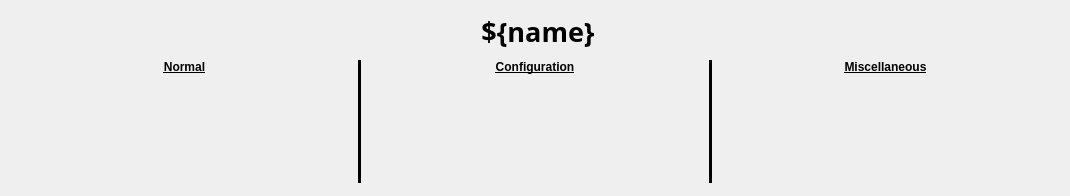
<?xml version="1.0" encoding="UTF-8"?>
<ui version="4.0">
 <class>Form</class>
 <widget class="QWidget" name="Form">
  <property name="geometry">
   <rect>
    <x>0</x>
    <y>0</y>
    <width>1070</width>
    <height>196</height>
   </rect>
  </property>
  <property name="sizePolicy">
   <sizepolicy hsizetype="Preferred" vsizetype="Preferred">
    <horstretch>0</horstretch>
    <verstretch>0</verstretch>
   </sizepolicy>
  </property>
  <property name="windowTitle">
   <string>Form</string>
  </property>
  <layout class="QVBoxLayout" name="verticalLayout">
   <item>
    <layout class="QHBoxLayout" name="button_layout" stretch="1,0">
     <property name="spacing">
      <number>2</number>
     </property>
     <property name="leftMargin">
      <number>10</number>
     </property>
     <property name="topMargin">
      <number>2</number>
     </property>
     <property name="rightMargin">
      <number>2</number>
     </property>
     <property name="bottomMargin">
      <number>2</number>
     </property>
     <item alignment="Qt::AlignHCenter|Qt::AlignVCenter">
      <widget class="QLabel" name="name_label">
       <property name="sizePolicy">
        <sizepolicy hsizetype="Preferred" vsizetype="Preferred">
         <horstretch>0</horstretch>
         <verstretch>0</verstretch>
        </sizepolicy>
       </property>
       <property name="font">
        <font>
         <family>Sans Serif</family>
         <pointsize>20</pointsize>
         <weight>75</weight>
         <bold>true</bold>
         <kerning>true</kerning>
        </font>
       </property>
       <property name="text">
        <string>${name}</string>
       </property>
       <property name="scaledContents">
        <bool>false</bool>
       </property>
       <property name="alignment">
        <set>Qt::AlignCenter</set>
       </property>
      </widget>
     </item>
     <item>
      <widget class="TyphosDisplaySwitcher" name="TyphosDisplaySwitcher">
       <property name="toolTip">
        <string/>
       </property>
      </widget>
     </item>
    </layout>
   </item>
   <item>
    <layout class="QHBoxLayout" name="signal_layout" stretch="1,0,1,0,1">
     <property name="spacing">
      <number>2</number>
     </property>
     <property name="leftMargin">
      <number>2</number>
     </property>
     <property name="topMargin">
      <number>2</number>
     </property>
     <property name="rightMargin">
      <number>2</number>
     </property>
     <property name="bottomMargin">
      <number>2</number>
     </property>
     <item>
      <layout class="QVBoxLayout" name="read_layout" stretch="0,0,1">
       <item>
        <widget class="QLabel" name="read_label">
         <property name="font">
          <font>
           <weight>75</weight>
           <bold>true</bold>
           <underline>true</underline>
          </font>
         </property>
         <property name="text">
          <string>Normal</string>
         </property>
         <property name="alignment">
          <set>Qt::AlignCenter</set>
         </property>
        </widget>
       </item>
       <item alignment="Qt::AlignTop">
        <widget class="TyphosSignalPanel" name="read_panel">
         <property name="toolTip">
          <string/>
         </property>
         <property name="whatsThis">
          <string>
    Panel of Signals for Device
    </string>
         </property>
         <property name="showConfig" stdset="0">
          <bool>false</bool>
         </property>
         <property name="showOmitted" stdset="0">
          <bool>false</bool>
         </property>
         <property name="sortBy" stdset="0">
          <enum>TyphosSignalPanel::byName</enum>
         </property>
        </widget>
       </item>
       <item>
        <spacer name="verticalSpacer">
         <property name="orientation">
          <enum>Qt::Vertical</enum>
         </property>
         <property name="sizeHint" stdset="0">
          <size>
           <width>20</width>
           <height>40</height>
          </size>
         </property>
        </spacer>
       </item>
      </layout>
     </item>
     <item>
      <widget class="QFrame" name="frame">
       <property name="frameShape">
        <enum>QFrame::VLine</enum>
       </property>
       <property name="frameShadow">
        <enum>QFrame::Plain</enum>
       </property>
       <property name="lineWidth">
        <number>3</number>
       </property>
      </widget>
     </item>
     <item>
      <layout class="QVBoxLayout" name="config_layout" stretch="0,0,1">
       <item>
        <widget class="QLabel" name="config_label">
         <property name="font">
          <font>
           <weight>75</weight>
           <bold>true</bold>
           <underline>true</underline>
          </font>
         </property>
         <property name="text">
          <string>Configuration</string>
         </property>
         <property name="alignment">
          <set>Qt::AlignCenter</set>
         </property>
        </widget>
       </item>
       <item alignment="Qt::AlignTop">
        <widget class="TyphosSignalPanel" name="config_panel">
         <property name="toolTip">
          <string/>
         </property>
         <property name="whatsThis">
          <string>
    Panel of Signals for Device
    </string>
         </property>
         <property name="showHints" stdset="0">
          <bool>false</bool>
         </property>
         <property name="showNormal" stdset="0">
          <bool>false</bool>
         </property>
         <property name="showOmitted" stdset="0">
          <bool>false</bool>
         </property>
         <property name="sortBy" stdset="0">
          <enum>TyphosSignalPanel::byName</enum>
         </property>
        </widget>
       </item>
       <item>
        <spacer name="verticalSpacer_2">
         <property name="orientation">
          <enum>Qt::Vertical</enum>
         </property>
         <property name="sizeHint" stdset="0">
          <size>
           <width>20</width>
           <height>40</height>
          </size>
         </property>
        </spacer>
       </item>
      </layout>
     </item>
     <item>
      <widget class="QFrame" name="frame_2">
       <property name="frameShape">
        <enum>QFrame::VLine</enum>
       </property>
       <property name="frameShadow">
        <enum>QFrame::Plain</enum>
       </property>
       <property name="lineWidth">
        <number>3</number>
       </property>
      </widget>
     </item>
     <item>
      <layout class="QVBoxLayout" name="misc_layout" stretch="0,0,1">
       <item>
        <widget class="QLabel" name="misc_label">
         <property name="font">
          <font>
           <weight>75</weight>
           <bold>true</bold>
           <underline>true</underline>
          </font>
         </property>
         <property name="text">
          <string>Miscellaneous</string>
         </property>
         <property name="alignment">
          <set>Qt::AlignCenter</set>
         </property>
        </widget>
       </item>
       <item alignment="Qt::AlignTop">
        <widget class="TyphosSignalPanel" name="misc_panel">
         <property name="toolTip">
          <string/>
         </property>
         <property name="whatsThis">
          <string>
    Panel of Signals for Device
    </string>
         </property>
         <property name="showHints" stdset="0">
          <bool>false</bool>
         </property>
         <property name="showNormal" stdset="0">
          <bool>false</bool>
         </property>
         <property name="showConfig" stdset="0">
          <bool>false</bool>
         </property>
         <property name="sortBy" stdset="0">
          <enum>TyphosSignalPanel::byName</enum>
         </property>
        </widget>
       </item>
       <item>
        <spacer name="verticalSpacer_3">
         <property name="orientation">
          <enum>Qt::Vertical</enum>
         </property>
         <property name="sizeHint" stdset="0">
          <size>
           <width>20</width>
           <height>40</height>
          </size>
         </property>
        </spacer>
       </item>
      </layout>
     </item>
    </layout>
   </item>
  </layout>
 </widget>
 <customwidgets>
  <customwidget>
   <class>TyphosDisplaySwitcher</class>
   <extends>QFrame</extends>
   <header>typhos.display</header>
  </customwidget>
  <customwidget>
   <class>TyphosSignalPanel</class>
   <extends>QWidget</extends>
   <header>typhos.signal</header>
  </customwidget>
 </customwidgets>
 <resources/>
 <connections/>
</ui>
